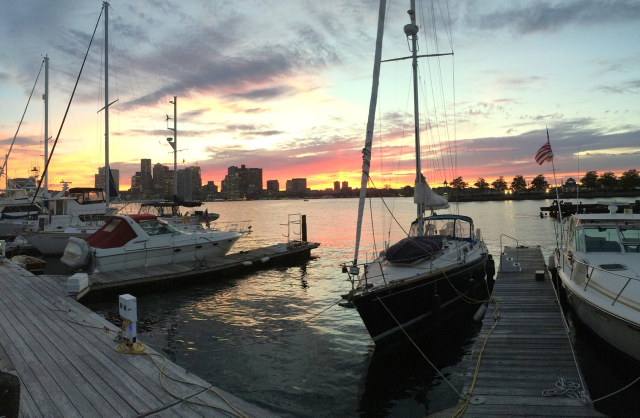
#> input picture data/backg1.jpg, 1280 x 835 px, given in place of the camera (shown at 1/2 size)
$ python camera_view.py   (older library calls are emulated)
#> lines starting #> are read from the running program, lines starting #| are printed output that depends on the picture
### camera.py
import cv2
import pickle
import os
import numpy as np

class Camera:
    def __init__(self, disable_video=False, video_channel=1, calibration_path="./calibration/calibration_vals.pkl"):
        # Load the undistortion parameters
#> called with disable_video = False, video_channel = 1, calibration_path = './calibration/calibration_vals.pkl'
        with open(calibration_path, 'rb') as f:
#> (reads calibration/calibration_vals.pkl from the repository)
            DIMS, camera_matrix, dist = pickle.load(f)
            self.map1, self.map2 = cv2.fisheye.initUndistortRectifyMap(camera_matrix, dist, np.eye(3), camera_matrix, DIMS, cv2.CV_16SC2)


        self.FOCAL_LEN_X = camera_matrix[0][0] # The X focal length

        if not disable_video:
            self.video_capture = cv2.VideoCapture(video_channel)
            _, frame = self.video_capture.read()
#> frame is the input picture: shape (835, 1280, 3); mean B, G, R 114.4, 120.9, 121.3
            self.DIMENSIONS = frame.shape
#> self.DIMENSIONS = (835, 1280, 3)
            self.IMG_WIDTH = self.DIMENSIONS[1]
#> self.IMG_WIDTH = 1280
            self.IMG_HEIGHT = self.DIMENSIONS[0]
#> self.IMG_HEIGHT = 835
        else:
            self.DIMENSIONS = DIMS

        fov_rad = 2 * np.arctan((self.DIMENSIONS[0]/(2 * self.FOCAL_LEN_X)))
#> fov_rad = 0.949
        self.FOV = np.degrees(fov_rad)
#> self.FOV = 54.38

    def get_frame(self, mirrored=False, undistorted=False):
#> called with mirrored = True, undistorted = True
        if self.video_capture.isOpened():
            retval, frame = self.video_capture.read()
            if retval:
                if mirrored:
                    frame = cv2.flip(frame, 1)
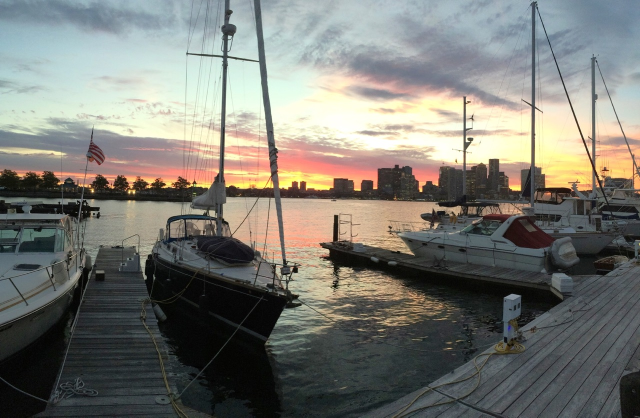
#> frame: shape (835, 1280, 3) (shown at 1/2 size); mean B, G, R 114.4, 120.9, 121.3
                if undistorted:
                    frame = self.undistort(frame)
                return frame
        return False

    def undistort(self, img):
        return cv2.remap(img, self.map1, self.map2, interpolation=cv2.INTER_LINEAR, borderMode=cv2.BORDER_CONSTANT)
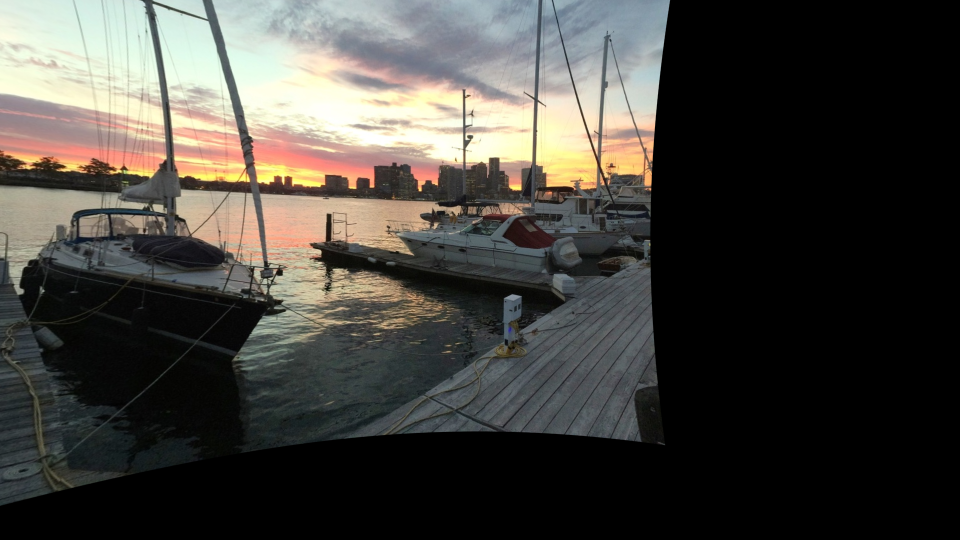
#> returned value: shape (1080, 1920, 3) (shown at 1/2 size); mean of channels 0, 1, 2 62.2, 67.2, 69.3; drawn as B, G, R

### calibration/camera_view.py
import cv2
import pickle

# All this to include camera.py
from os.path import dirname, abspath
import sys
sys.path.insert(0, dirname(dirname(abspath(__file__))))
from camera import Camera

print("Press q to quit")
cam = Camera(video_channel=1)
while True:
    img = cam.get_frame(mirrored=True, undistorted=True)
    if img is not False:
        small = cv2.resize(img, (0,0), fx=0.5, fy=0.5)
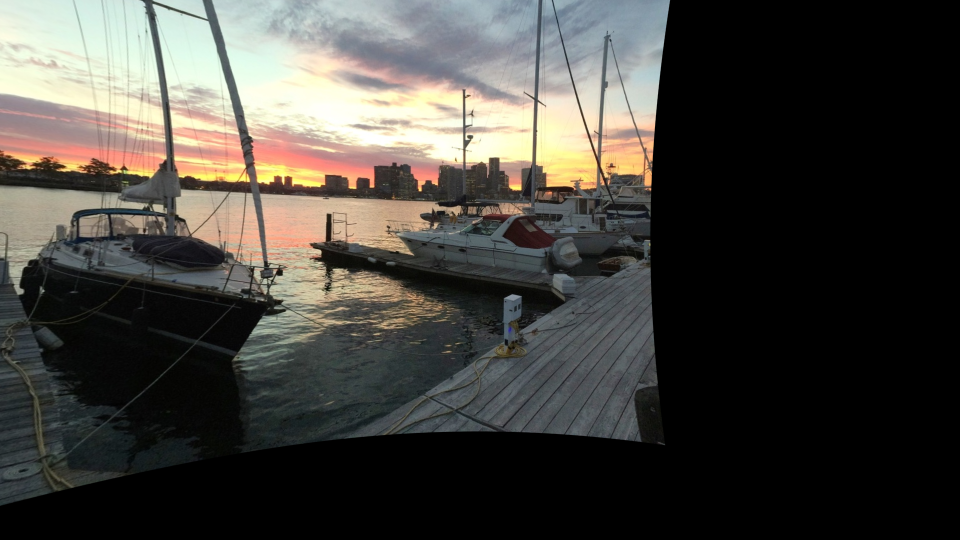
#> small: shape (540, 960, 3); mean B, G, R 62.3, 67.3, 69.4
        cv2.imshow('my webcam', small)
        if cv2.waitKey(1) == ord('q'):
#> (key q is pressed here)
            break  # esc to quit
        cv2.destroyAllWindows()
